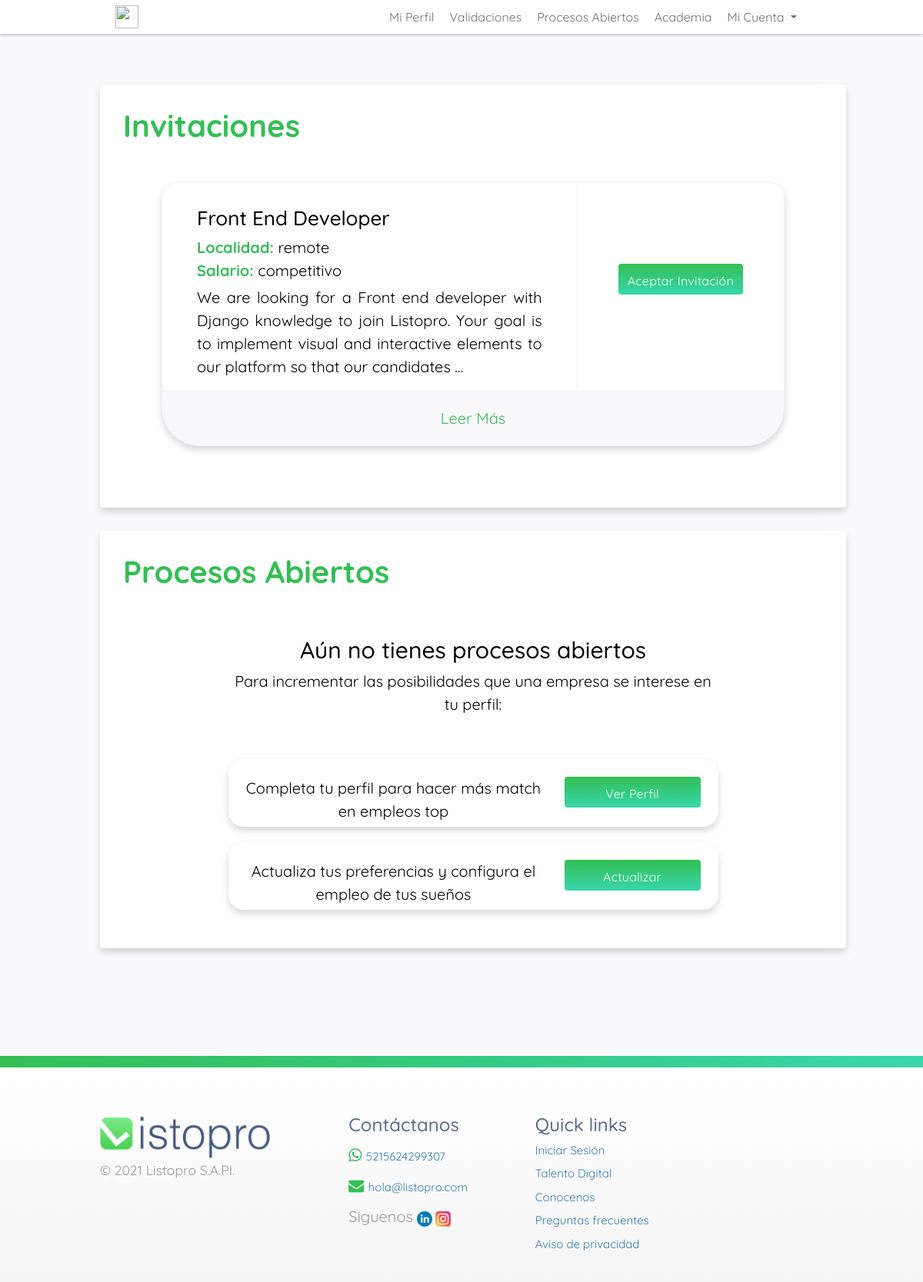
The app's page /applications with its own data.
### applications/models.py (models this page shows, shortened)
class Application(models.Model):
    candidate = models.ForeignKey(Candidate, on_delete=models.CASCADE)
    job = models.ForeignKey(Job, on_delete=models.CASCADE)

### jobs/models.py (models this page shows, shortened)
class Job(models.Model):
  title = models.CharField(max_length=100)
  job_description = models.TextField()
  company_description = models.TextField()
  requirements = models.TextField()
  location = models.CharField(choices=(('onsite', 'On-site'), ('remote', 'Remote'),), max_length=50, blank=True, null=True)
  salary = models.CharField(choices=(('negociable', 'Negociable'), ('competitivo', 'Competitivo'),), max_length=50, blank=True, null=True)

### applications/views.py (the view)
# urls.py: path('applications', applications_list_view),
def applications_list_view(request):
    application_objects = Application.objects.filter(
      candidate=Candidate.objects.get(id=1)).all()
    context = {
      'application_objects': application_objects
    }
    return render(request, 'applications/index.html', context)

### applications/templates/applications/index.html (shortened to what this page needs)
{% extends 'base.html' %}
{% block content %}
  <div class="wrapper">
    <div class="main-container">
    <div class="container white">
      <h1 class="container-title">Invitaciones</h1>
      <div class="row invite-card-top">
        <div class="col-lg-8 col-s-12">
          <div class="invite-card-text">
          {% for application in application_objects %}
            <h4> {{ application.job.title }} </h4>
            <div class="invite-card-details">
              <p><span>Localidad:</span> {{ application.job.location }}</p>
              <p><span>Salario:</span> {{ application.job.salary }}</p>
            </div>
            <div class="invite-card-description">
              <p> {{ application.job.job_description | truncatewords:30 }} </p>
            </div>
            {% endfor %}
          </div>
        </div>
        <div class="col-lg-4 col-s-12 invite-cta">
          <button class="btn-pry">Aceptar Invitación</button>
        </div>
      </div>
      <div class="row invite-card-bottom">
        <div class="col-12">
          <div class="readmore">
            <a href="#" id="example-show" class="showLink" onclick="showHide('example');return false;">Leer Más</a>
          </div>
        </div>
    </div>
  </div>
    <div class="container white">
      <h1 class="container-title">Procesos Abiertos</h1>
      <div class="procesos-abiertos">
        <div class="procesos-header">
          <h2>Aún no tienes procesos abiertos</h2>
          <p>Para incrementar las posibilidades que una empresa se interese en tu perfil:</p>
        </div>
          <div class="bar-helper">
            <div class="row">
              <div class="col-md-8">
                Completa tu perfil para hacer más match en empleos top
              </div>
              <div class="col-md-4">
                <a class="btn btn-block btn-pry" href="/app/preferencias">Ver Perfil</a>
              </div>
            </div>
          </div>
          <div class="bar-helper">
            <div class="row">
              <div class="col-md-8">
                Actualiza tus preferencias y configura el empleo de tus sueños
              </div>
              <div class="col-md-4">
                <a class="btn btn-block btn-pry" href="/app/preferencias">Actualizar</a>
              </div>
            </div>
          </div>
        </div>
    </div>
  </div>
  </div>
{% endblock %}

### applications/static/applications/style.css (style rules this page uses)
html, body { margin: 0 auto; padding: 0; font-family: 'Quicksand', sans-serif; color: #707070; }
.wrapper { background-color: #F9F9FB; text-align: center; }
.main-container { padding-top: 30px; padding-bottom: 30px; }
.white { max-width: 1000px; background-color: white; padding: 30px; border-radius: 4px; margin-bottom: 30px; text-align: center; box-shadow: 0px 5px 10px #00000029; }
.container-title { color: #33BF54; font-weight: bold; font-size: 40px; line-height: 47px; }
.invite-card-top { vertical-align: middle; border-radius: 20px 20px 0px 0px; margin: 50px 50px 0px 50px; background: transparent linear-gradient(180deg, #FFFFFF 0%, #FFFFFF 100%) 0% 0% no-repeat padding-box; border-left: 1px solid rgb(243, 241, 241, 0.8); border-right: 1px solid rgb(243, 241, 241, 0.8); border-top: 1px solid rgb(243, 241, 241, 0.8); border-bottom: none; box-shadow: 0px 5px 10px #00000029; }
.invite-card-bottom { border-radius: 0px 0px 50px 50px; margin: 0px 50px 50px 50px; padding: 20px; background-color: #F9F9FB; border: 1px solid rgb(243, 241, 241, 0.8); box-shadow: 0px 5px 10px #00000029; }
.invite-card-text { text-align: left; padding: 30px 30px 0px 30px; }
.invite-card-details p { margin-top: 0px; margin-bottom: 0px; }
.invite-card-details span { color: #33BF54; font-weight: bold; }
.invite-card-description { margin-top: 5px; text-align: justify; }
.invite-cta { text-align: center; display:flex; justify-content:center; align-items: center; flex-flow: column; border-left: 1px solid rgb(243, 241, 241, 0.8); }
.invite-cta button { align-self: center; }
.readmore { text-align: center; }
.procesos-abiertos { width: 70%; margin: 0px auto; }
.container-title { text-align: left; }
.procesos-header { padding: 30px 0px; margin-top: 30px; margin-bottom: 10px; }
.btn-pry { height: 40px; border-radius: 4px; padding: 10px 12px; font-size: 16px; color: #FFFFFF; letter-spacing: 0.24px; text-align: center; border: none; font-weight: 400; background: transparent linear-gradient(180deg, #33BF54 0%, #38D6AC 100%) 0% 0% no-repeat padding-box; margin-bottom: 20px; }
.btn-block { display: block; width: 100%; }
.bar-helper { background: #FFFFFF 0% 0% no-repeat padding-box; box-shadow: 0px 5px 10px #00000029; border-radius: 20px; padding: 23px 23px 5px 23px; margin-bottom: 20px; }
a.showLink, a.hideLink { text-decoration: none; -webkit-transition: 0.5s ease-out; background: transparent url('down.gif') no-repeat left; }

### static/css/base.css (style rules this page uses)
body { font-family: "Quicksand", sans-serif; font-size: 20px; color: #000000; background: #FAFAFC; }
h1 { font-size: 50px; }
h2 { font-size: 30px; }
h4 { font-size: 26px; }
p { font-size: 20px; }
.btn-pry { height: 40px; border-radius: 4px; padding: 10px 12px; font-size: 16px; color: #FFFFFF; letter-spacing: 0.24px; text-align: center; border: none; font-weight: 400; background: transparent linear-gradient(180deg, #33BF54 0%, #38D6AC 100%) 0% 0% no-repeat padding-box; margin-bottom: 20px; }
a, a:hover { color: #33BF54; }

### static/css/footer.css (style rules this page uses)
@media (min-width: 992px) { .container { width: 970px; } }

### records on screen
Application: job "Front End Developer", job.location "remote", job.salary "competitivo", job.job_description "We are looking for a Front end developer with Django knowledge to join Listopro. Your goal is to implement visual and interactive elements to our platform so that our candidates …"
